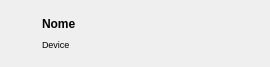
<?xml version="1.0" encoding="UTF-8"?>
<ui version="4.0">
 <class>BuddyWidget</class>
 <widget class="QWidget" name="BuddyWidget">
  <property name="geometry">
   <rect>
    <x>0</x>
    <y>0</y>
    <width>270</width>
    <height>67</height>
   </rect>
  </property>
  <property name="windowTitle">
   <string>Form</string>
  </property>
  <layout class="QHBoxLayout" name="horizontalLayout">
   <property name="spacing">
    <number>20</number>
   </property>
   <property name="leftMargin">
    <number>15</number>
   </property>
   <item>
    <widget class="QLabel" name="label">
     <property name="sizePolicy">
      <sizepolicy hsizetype="Fixed" vsizetype="Preferred">
       <horstretch>0</horstretch>
       <verstretch>0</verstretch>
      </sizepolicy>
     </property>
     <property name="text">
      <string/>
     </property>
     <property name="pixmap">
      <pixmap resource="resources.qrc">:/duktoIcon</pixmap>
     </property>
    </widget>
   </item>
   <item>
    <layout class="QVBoxLayout" name="verticalLayout">
     <property name="spacing">
      <number>6</number>
     </property>
     <property name="topMargin">
      <number>5</number>
     </property>
     <property name="bottomMargin">
      <number>5</number>
     </property>
     <item>
      <widget class="QLabel" name="labelName">
       <property name="font">
        <font>
         <weight>75</weight>
         <bold>true</bold>
        </font>
       </property>
       <property name="text">
        <string>Nome</string>
       </property>
      </widget>
     </item>
     <item>
      <widget class="QLabel" name="labelDevice">
       <property name="font">
        <font>
         <pointsize>7</pointsize>
        </font>
       </property>
       <property name="text">
        <string>Device</string>
       </property>
      </widget>
     </item>
    </layout>
   </item>
  </layout>
 </widget>
 <resources>
  <include location="resources.qrc"/>
 </resources>
 <connections/>
</ui>
